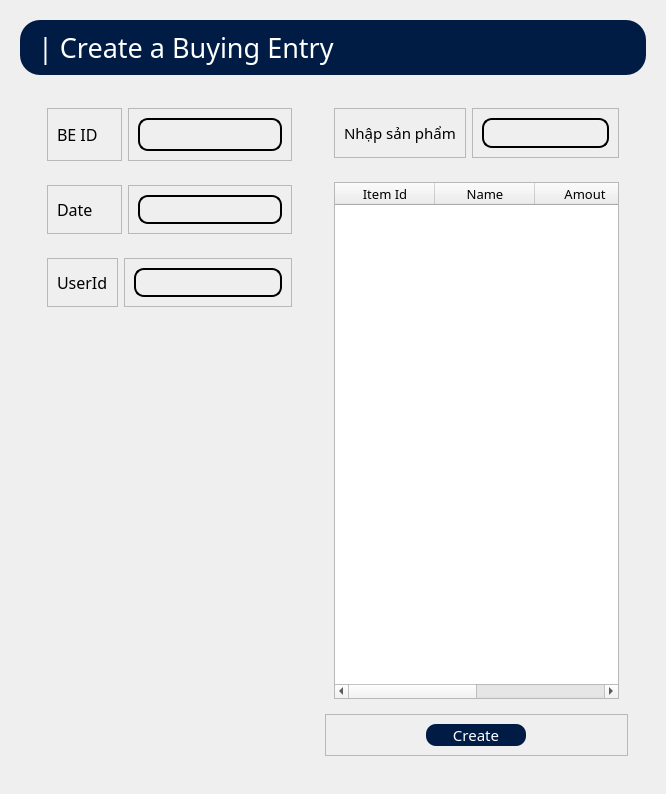
            <widget class="QWidget" name="CreateBE">
             <layout class="QHBoxLayout" name="horizontalLayout_41">
              <item>
               <widget class="QWidget" name="widget_15" native="true">
                <layout class="QVBoxLayout" name="verticalLayout_9">
                 <item alignment="Qt::AlignTop">
                  <widget class="QWidget" name="widget_16" native="true">
                   <property name="styleSheet">
                    <string notr="true">background-color: rgb(0, 28, 68);
border-radius: 20px;
color: white</string>
                   </property>
                   <layout class="QHBoxLayout" name="horizontalLayout_42">
                    <property name="topMargin">
                     <number>0</number>
                    </property>
                    <property name="bottomMargin">
                     <number>0</number>
                    </property>
                    <item>
                     <widget class="QFrame" name="frame_31">
                      <property name="frameShape">
                       <enum>QFrame::StyledPanel</enum>
                      </property>
                      <property name="frameShadow">
                       <enum>QFrame::Raised</enum>
                      </property>
                      <layout class="QHBoxLayout" name="horizontalLayout_43">
                       <item>
                        <widget class="QLabel" name="label_13">
                         <property name="font">
                          <font>
                           <family>Sans Serif Collection</family>
                           <pointsize>20</pointsize>
                          </font>
                         </property>
                         <property name="text">
                          <string>| Create a Buying Entry</string>
                         </property>
                        </widget>
                       </item>
                      </layout>
                     </widget>
                    </item>
                   </layout>
                  </widget>
                 </item>
                 <item>
                  <widget class="QWidget" name="widget_17" native="true">
                   <property name="sizePolicy">
                    <sizepolicy hsizetype="Preferred" vsizetype="Expanding">
                     <horstretch>0</horstretch>
                     <verstretch>0</verstretch>
                    </sizepolicy>
                   </property>
                   <layout class="QHBoxLayout" name="horizontalLayout_44">
                    <item>
                     <widget class="QWidget" name="widget_18" native="true">
                      <layout class="QVBoxLayout" name="verticalLayout_11">
                       <item>
                        <widget class="QWidget" name="widget_23" native="true">
                         <layout class="QHBoxLayout" name="horizontalLayout_49">
                          <item>
                           <widget class="QFrame" name="frame_34">
                            <property name="minimumSize">
                             <size>
                              <width>75</width>
                              <height>0</height>
                             </size>
                            </property>
                            <property name="frameShape">
                             <enum>QFrame::StyledPanel</enum>
                            </property>
                            <property name="frameShadow">
                             <enum>QFrame::Raised</enum>
                            </property>
                            <layout class="QVBoxLayout" name="verticalLayout_14">
                             <item>
                              <widget class="QLabel" name="label_15">
                               <property name="font">
                                <font>
                                 <family>Sans Serif Collection</family>
                                 <pointsize>12</pointsize>
                                </font>
                               </property>
                               <property name="text">
                                <string>BE ID</string>
                               </property>
                              </widget>
                             </item>
                            </layout>
                           </widget>
                          </item>
                          <item>
                           <widget class="QFrame" name="frame_35">
                            <property name="font">
                             <font>
                              <family>Sans Serif Collection</family>
                              <pointsize>11</pointsize>
                             </font>
                            </property>
                            <property name="frameShape">
                             <enum>QFrame::StyledPanel</enum>
                            </property>
                            <property name="frameShadow">
                             <enum>QFrame::Raised</enum>
                            </property>
                            <layout class="QVBoxLayout" name="verticalLayout_15">
                             <item>
                              <widget class="QLineEdit" name="BECreateId">
                               <property name="styleSheet">
                                <string notr="true">background-color: rgba(0,0,0,0);
border: none;
border: 1.5px solid rgb(0, 0, 0);
color: rgb(0, 0, 0);
padding-bottom: 5px;
border-radius: 10px;
font: 10pt &quot;Sans Serif Collection&quot;;</string>
                               </property>
                               <property name="readOnly">
                                <bool>true</bool>
                               </property>
                              </widget>
                             </item>
                            </layout>
                           </widget>
                          </item>
                         </layout>
                        </widget>
                       </item>
                       <item>
                        <widget class="QWidget" name="widget_24" native="true">
                         <layout class="QHBoxLayout" name="horizontalLayout_50">
                          <item>
                           <widget class="QFrame" name="frame_36">
                            <property name="minimumSize">
                             <size>
                              <width>75</width>
                              <height>0</height>
                             </size>
                            </property>
                            <property name="frameShape">
                             <enum>QFrame::StyledPanel</enum>
                            </property>
                            <property name="frameShadow">
                             <enum>QFrame::Raised</enum>
                            </property>
                            <layout class="QVBoxLayout" name="verticalLayout_16">
                             <item>
                              <widget class="QLabel" name="label_16">
                               <property name="font">
                                <font>
                                 <family>Sans Serif Collection</family>
                                 <pointsize>12</pointsize>
                                </font>
                               </property>
                               <property name="text">
                                <string>Date</string>
                               </property>
                              </widget>
                             </item>
                            </layout>
                           </widget>
                          </item>
                          <item>
                           <widget class="QFrame" name="frame_37">
                            <property name="frameShape">
                             <enum>QFrame::StyledPanel</enum>
                            </property>
                            <property name="frameShadow">
                             <enum>QFrame::Raised</enum>
                            </property>
                            <layout class="QVBoxLayout" name="verticalLayout_17">
                             <item>
                              <widget class="QLineEdit" name="BECreateDate">
                               <property name="font">
                                <font>
                                 <family>Sans Serif Collection</family>
                                 <pointsize>10</pointsize>
                                 <weight>50</weight>
                                 <italic>false</italic>
                                 <bold>false</bold>
                                </font>
                               </property>
                               <property name="styleSheet">
                                <string notr="true">background-color: rgba(0,0,0,0);
border: none;
border: 1.5px solid rgb(0, 0, 0);
color: rgb(0, 0, 0);
padding-bottom: 5px;
border-radius: 10px;
font: 10pt &quot;Sans Serif Collection&quot;;</string>
                               </property>
                               <property name="readOnly">
                                <bool>true</bool>
                               </property>
                              </widget>
                             </item>
                            </layout>
                           </widget>
                          </item>
                         </layout>
                        </widget>
                       </item>
                       <item>
                        <widget class="QWidget" name="widget_25" native="true">
                         <layout class="QHBoxLayout" name="horizontalLayout_51">
                          <item>
                           <widget class="QFrame" name="frame_38">
                            <property name="frameShape">
                             <enum>QFrame::StyledPanel</enum>
                            </property>
                            <property name="frameShadow">
                             <enum>QFrame::Raised</enum>
                            </property>
                            <layout class="QVBoxLayout" name="verticalLayout_18">
                             <item>
                              <widget class="QLabel" name="label_17">
                               <property name="font">
                                <font>
                                 <family>Sans Serif Collection</family>
                                 <pointsize>12</pointsize>
                                </font>
                               </property>
                               <property name="text">
                                <string>UserId</string>
                               </property>
                              </widget>
                             </item>
                            </layout>
                           </widget>
                          </item>
                          <item>
                           <widget class="QFrame" name="frame_39">
                            <property name="minimumSize">
                             <size>
                              <width>0</width>
                              <height>0</height>
                             </size>
                            </property>
                            <property name="frameShape">
                             <enum>QFrame::StyledPanel</enum>
                            </property>
                            <property name="frameShadow">
                             <enum>QFrame::Raised</enum>
                            </property>
                            <layout class="QVBoxLayout" name="verticalLayout_19">
                             <item>
                              <widget class="QLineEdit" name="BECreateUserId">
                               <property name="font">
                                <font>
                                 <family>Sans Serif Collection</family>
                                 <pointsize>10</pointsize>
                                 <weight>50</weight>
                                 <italic>false</italic>
                                 <bold>false</bold>
                                </font>
                               </property>
                               <property name="styleSheet">
                                <string notr="true">background-color: rgba(0,0,0,0);
border: none;
border: 1.5px solid rgb(0, 0, 0);
color: rgb(0, 0, 0);
padding-bottom: 5px;
border-radius: 10px;
font: 10pt &quot;Sans Serif Collection&quot;;</string>
                               </property>
                              </widget>
                             </item>
                            </layout>
                           </widget>
                          </item>
                         </layout>
                        </widget>
                       </item>
                       <item>
                        <spacer name="verticalSpacer">
                         <property name="orientation">
                          <enum>Qt::Vertical</enum>
                         </property>
                         <property name="sizeHint" stdset="0">
                          <size>
                           <width>0</width>
                           <height>440</height>
                          </size>
                         </property>
                        </spacer>
                       </item>
                      </layout>
                     </widget>
                    </item>
                    <item>
                     <widget class="QWidget" name="widget_19" native="true">
                      <layout class="QVBoxLayout" name="verticalLayout_10">
                       <item>
                        <widget class="QWidget" name="widget_20" native="true">
                         <layout class="QHBoxLayout" name="horizontalLayout_47">
                          <item>
                           <widget class="QFrame" name="frame_32">
                            <property name="frameShape">
                             <enum>QFrame::StyledPanel</enum>
                            </property>
                            <property name="frameShadow">
                             <enum>QFrame::Raised</enum>
                            </property>
                            <layout class="QHBoxLayout" name="horizontalLayout_45">
                             <item>
                              <widget class="QLabel" name="label_14">
                               <property name="font">
                                <font>
                                 <family>Sans Serif Collection</family>
                                 <pointsize>11</pointsize>
                                </font>
                               </property>
                               <property name="text">
                                <string>Nhập sản phẩm</string>
                               </property>
                              </widget>
                             </item>
                            </layout>
                           </widget>
                          </item>
                          <item>
                           <widget class="QFrame" name="frame_33">
                            <property name="frameShape">
                             <enum>QFrame::StyledPanel</enum>
                            </property>
                            <property name="frameShadow">
                             <enum>QFrame::Raised</enum>
                            </property>
                            <layout class="QHBoxLayout" name="horizontalLayout_46">
                             <item>
                              <widget class="QLineEdit" name="BEInputItem">
                               <property name="minimumSize">
                                <size>
                                 <width>0</width>
                                 <height>30</height>
                                </size>
                               </property>
                               <property name="font">
                                <font>
                                 <family>Sans Serif Collection</family>
                                 <pointsize>10</pointsize>
                                 <weight>50</weight>
                                 <italic>false</italic>
                                 <bold>false</bold>
                                </font>
                               </property>
                               <property name="styleSheet">
                                <string notr="true">background-color: rgba(0,0,0,0);
border: none;
border: 1.5px solid rgb(0, 0, 0);
color: rgb(0, 0, 0);
padding-bottom: 5px;
border-radius: 10px;
font: 10pt &quot;Sans Serif Collection&quot;;</string>
                               </property>
                              </widget>
                             </item>
                            </layout>
                           </widget>
                          </item>
                         </layout>
                        </widget>
                       </item>
                       <item>
                        <widget class="QWidget" name="widget_21" native="true">
                         <layout class="QHBoxLayout" name="horizontalLayout_53">
                          <item>
                           <widget class="QTableWidget" name="CreateBETable">
                            <property name="font">
                             <font>
                              <family>Sans Serif Collection</family>
                              <pointsize>10</pointsize>
                             </font>
                            </property>
                            <column>
                             <property name="text">
                              <string>Item Id</string>
                             </property>
                            </column>
                            <column>
                             <property name="text">
                              <string>Name</string>
                             </property>
                            </column>
                            <column>
                             <property name="text">
                              <string>Amout</string>
                             </property>
                            </column>
                            <column>
                             <property name="text">
                              <string/>
                             </property>
                            </column>
                           </widget>
                          </item>
                         </layout>
                        </widget>
                       </item>
                       <item>
                        <widget class="QFrame" name="frame_42">
                         <property name="frameShape">
                          <enum>QFrame::StyledPanel</enum>
                         </property>
                         <property name="frameShadow">
                          <enum>QFrame::Raised</enum>
                         </property>
                         <layout class="QHBoxLayout" name="horizontalLayout_52">
                          <item alignment="Qt::AlignHCenter|Qt::AlignVCenter">
                           <widget class="QPushButton" name="BECreateButton">
                            <property name="minimumSize">
                             <size>
                              <width>100</width>
                              <height>0</height>
                             </size>
                            </property>
                            <property name="font">
                             <font>
                              <family>Sans Serif Collection</family>
                              <pointsize>11</pointsize>
                             </font>
                            </property>
                            <property name="styleSheet">
                             <string notr="true">background-color: rgb(0, 28, 68);
border-radius: 10px;
color: white</string>
                            </property>
                            <property name="text">
                             <string>Create</string>
                            </property>
                           </widget>
                          </item>
                         </layout>
                        </widget>
                       </item>
                      </layout>
                     </widget>
                    </item>
                   </layout>
                  </widget>
                 </item>
                </layout>
               </widget>
              </item>
             </layout>
            </widget>
